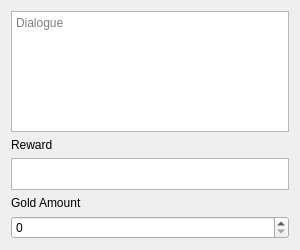
<?xml version="1.0" encoding="UTF-8"?>
<ui version="4.0">
 <class>quest_character_content</class>
 <widget class="QWidget" name="quest_character_content">
  <property name="geometry">
   <rect>
    <x>0</x>
    <y>0</y>
    <width>300</width>
    <height>250</height>
   </rect>
  </property>
  <property name="minimumSize">
   <size>
    <width>300</width>
    <height>250</height>
   </size>
  </property>
  <property name="maximumSize">
   <size>
    <width>16777215</width>
    <height>350</height>
   </size>
  </property>
  <property name="windowTitle">
   <string>Content</string>
  </property>
  <property name="windowIcon">
   <iconset>
    <normaloff>../../icon.png</normaloff>../../icon.png</iconset>
  </property>
  <layout class="QVBoxLayout" name="verticalLayout">
   <item>
    <widget class="QTextEdit" name="dialogue">
     <property name="placeholderText">
      <string>Dialogue</string>
     </property>
    </widget>
   </item>
   <item>
    <widget class="QLabel" name="reward_lbl">
     <property name="text">
      <string>Reward</string>
     </property>
    </widget>
   </item>
   <item>
    <widget class="QListWidget" name="reward">
     <property name="maximumSize">
      <size>
       <width>16777215</width>
       <height>32</height>
      </size>
     </property>
     <property name="acceptDrops">
      <bool>true</bool>
     </property>
     <property name="toolTip">
      <string>Cannot be a character</string>
     </property>
     <property name="alternatingRowColors">
      <bool>true</bool>
     </property>
     <property name="selectionMode">
      <enum>QAbstractItemView::NoSelection</enum>
     </property>
    </widget>
   </item>
   <item>
    <widget class="QLabel" name="gold_amount_lbl">
     <property name="text">
      <string>Gold Amount</string>
     </property>
    </widget>
   </item>
   <item>
    <widget class="QSpinBox" name="gold_amount">
     <property name="maximum">
      <number>1000</number>
     </property>
    </widget>
   </item>
  </layout>
 </widget>
 <resources/>
 <connections/>
</ui>
